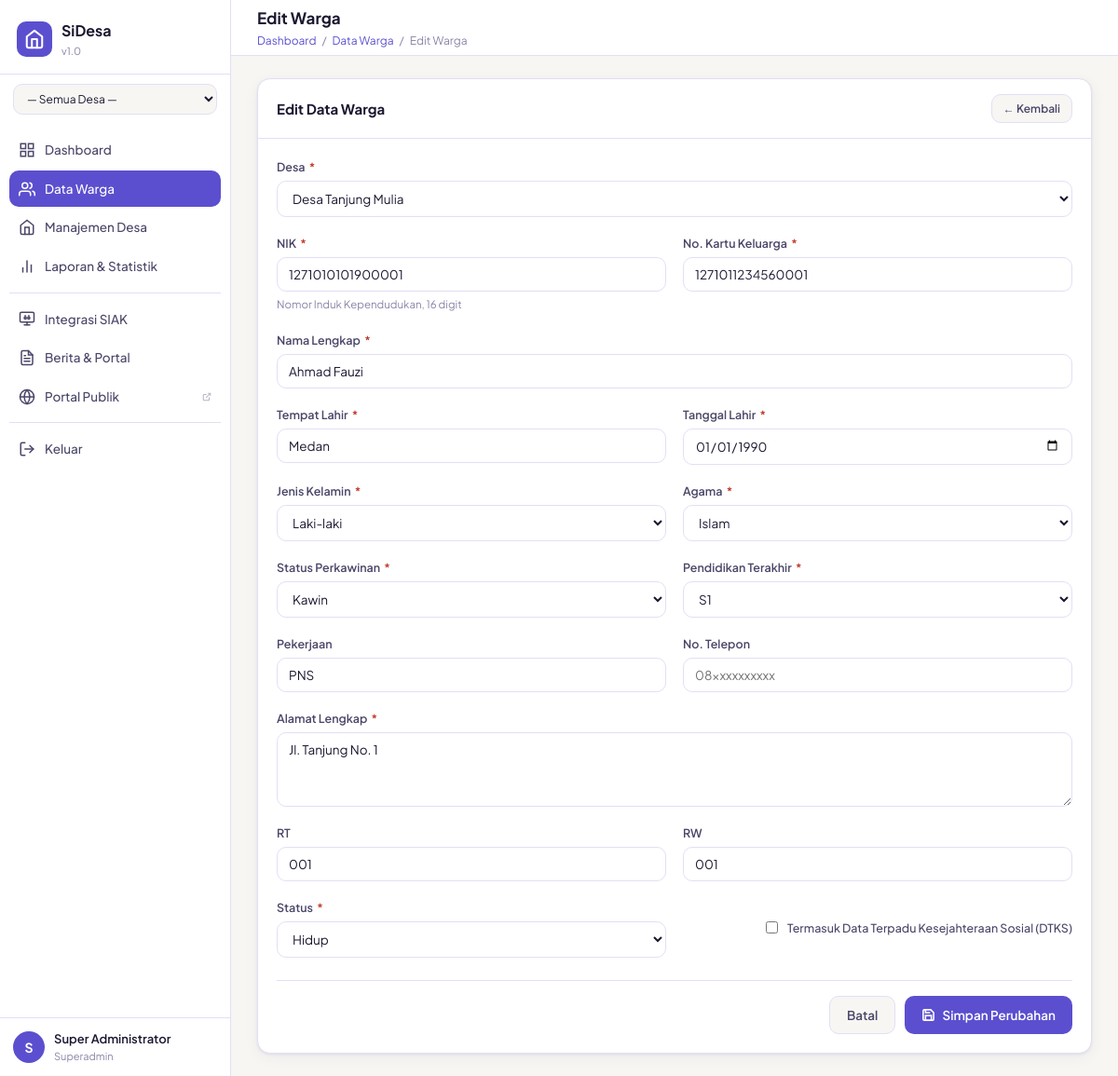
The page /modules/warga/form.php?id=1 (signed in) on the database its author committed.
### tables this page shows
CREATE TABLE IF NOT EXISTS warga (
    id              INT UNSIGNED AUTO_INCREMENT PRIMARY KEY,
    id_desa         INT UNSIGNED NOT NULL,
    nik             CHAR(16) NOT NULL UNIQUE COMMENT 'Nomor Induk Kependudukan 16 digit',
    no_kk           CHAR(16) NOT NULL COMMENT 'Nomor Kartu Keluarga',
    nama_lengkap    VARCHAR(150) NOT NULL,
    tempat_lahir    VARCHAR(100) NOT NULL,
    tanggal_lahir   DATE NOT NULL,
    jenis_kelamin   ENUM('L','P') NOT NULL COMMENT 'L=Laki-laki, P=Perempuan',
    agama           ENUM('Islam','Kristen Protestan','Kristen Katolik','Hindu','Budha','Konghucu','Lainnya') NOT NULL,
    status_kawin    ENUM('Belum Kawin','Kawin','Cerai Hidup','Cerai Mati') NOT NULL DEFAULT 'Belum Kawin',
    pendidikan      ENUM('Tidak/Belum Sekolah','SD/Sederajat','SMP/Sederajat','SMA/Sederajat','D1/D2/D3','S1','S2','S3') NOT NULL DEFAULT 'Tidak/Belum Sekolah',
    pekerjaan       VARCHAR(100),
    alamat          TEXT NOT NULL,
    rt              VARCHAR(5),
    rw              VARCHAR(5),
    no_telepon      VARCHAR(20),
    status_hidup    ENUM('Hidup','Meninggal','Pindah') NOT NULL DEFAULT 'Hidup',
    status_dtks     TINYINT(1) NOT NULL DEFAULT 0 COMMENT '1=termasuk Data Terpadu Kesejahteraan Sosial',
    foto            VARCHAR(255) COMMENT 'Path file foto KTP',
    created_at      TIMESTAMP NOT NULL DEFAULT CURRENT_TIMESTAMP,
    updated_at      TIMESTAMP NOT NULL DEFAULT CURRENT_TIMESTAMP ON UPDATE CURRENT_TIMESTAMP,
    FOREIGN KEY (id_desa) REFERENCES desa(id) ON DELETE RESTRICT ON UPDATE CASCADE,
    INDEX idx_desa (id_desa),
    INDEX idx_nik (nik),
    INDEX idx_kk (no_kk),
    INDEX idx_nama (nama_lengkap),
    INDEX idx_status (status_hidup)
);

CREATE TABLE IF NOT EXISTS desa (
    id              INT UNSIGNED AUTO_INCREMENT PRIMARY KEY,
    kode_desa       VARCHAR(20)  NOT NULL UNIQUE COMMENT 'Kode unik desa misal: DSA-001',
    nama_desa       VARCHAR(100) NOT NULL,
    kecamatan       VARCHAR(100) NOT NULL,
    kabupaten       VARCHAR(100) NOT NULL,
    provinsi        VARCHAR(100) NOT NULL DEFAULT 'Sumatera Utara',
    kode_pos        VARCHAR(10),
    kepala_desa     VARCHAR(100),
    luas_wilayah    DECIMAL(10,2) COMMENT 'Dalam hektar',
    latitude        DECIMAL(10,8),
    longitude       DECIMAL(11,8),
    deskripsi       TEXT,
    aktif           TINYINT(1) NOT NULL DEFAULT 1,
    created_at      TIMESTAMP NOT NULL DEFAULT CURRENT_TIMESTAMP,
    updated_at      TIMESTAMP NOT NULL DEFAULT CURRENT_TIMESTAMP ON UPDATE CURRENT_TIMESTAMP,
    INDEX idx_kecamatan (kecamatan),
    INDEX idx_aktif (aktif)
);

### includes/auth.php (called while the page is built, shortened)
<?php
require_once __DIR__ . '/config.php';
function isSuperadmin(): bool {
    return ($_SESSION['peran'] ?? '') === 'superadmin';
}

### includes/config.php (called while the page is built, shortened)
<?php
function getDB(): PDO {
    static $pdo = null;
    if ($pdo === null) {
        try {
            $dsn = sprintf('mysql:host=%s;dbname=%s;charset=%s', DB_HOST, DB_NAME, DB_CHARSET);
            $options = [
                PDO::ATTR_ERRMODE            => PDO::ERRMODE_EXCEPTION,
                PDO::ATTR_DEFAULT_FETCH_MODE => PDO::FETCH_ASSOC,
                PDO::ATTR_EMULATE_PREPARES   => false,
            ];
            $pdo = new PDO($dsn, DB_USER, DB_PASS, $options);
        } catch (PDOException $e) {
            die('<div style="font-family:sans-serif;padding:2rem;color:#c00">
                <h2>Koneksi Database Gagal</h2>
                <p>' . htmlspecialchars($e->getMessage()) . '</p>
                <p>Pastikan XAMPP berjalan dan database <strong>' . DB_NAME . '</strong> sudah diimpor.</p>
            </div>');
        }
    }
    return $pdo;
}
function e(string $s): string {
    return htmlspecialchars($s, ENT_QUOTES, 'UTF-8');
}

### modules/warga/form.php (the view, shortened to what this page needs)
<?php
require_once __DIR__ . '/../../includes/auth.php';
$db     = getDB();
$idDesa = getIdDesaAktif();
$id     = (int) ($_GET['id'] ?? 0);
$isEdit = $id > 0;
$warga = [];
if ($isEdit) {
    $stmt = $db->prepare("SELECT * FROM warga WHERE id = ?");
    $stmt->execute([$id]);
    $warga = $stmt->fetch();
}
if (isSuperadmin()) {
    $desas = $db->query("SELECT id, nama_desa FROM desa WHERE aktif=1 ORDER BY nama_desa")->fetchAll();
} else {
    $stmt2 = $db->prepare("SELECT id, nama_desa FROM desa WHERE id=?");
    $stmt2->execute([$idDesa]);
    $desas = $stmt2->fetchAll();
}
require_once __DIR__ . '/../../includes/header.php';
?>
<div class="card">
    <div class="card-header">
        <span class="card-title"><?= $isEdit ? 'Edit Data Warga' : 'Tambah Warga Baru' ?></span>
        <a href="index.php" class="btn btn-secondary btn-sm">← Kembali</a>
    </div>
    <div class="card-body">
        <form method="POST">
            <div class="form-grid mb-3">
                <div class="form-group full">
                    <label>Desa <span class="req">*</span></label>
                    <select name="id_desa" required <?= !isSuperadmin() ? 'disabled' : '' ?>>
                        <?php foreach ($desas as $d): ?>
                        <option value="<?= $d['id'] ?>" <?= (($_POST['id_desa'] ?? $warga['id_desa'] ?? $idDesa) == $d['id']) ? 'selected' : '' ?>><?= e($d['nama_desa']) ?></option>
                        <?php endforeach; ?>
                    </select>
                </div>
                <div class="form-group">
                    <label>NIK <span class="req">*</span></label>
                    <input type="text" name="nik" maxlength="16" oninput="validasiNIK(this)" value="<?= e($_POST['nik'] ?? $warga['nik'] ?? '') ?>" placeholder="16 digit" required>
                    <span class="form-hint">Nomor Induk Kependudukan, 16 digit</span>
                </div>
                <div class="form-group">
                    <label>No. Kartu Keluarga <span class="req">*</span></label>
                    <input type="text" name="no_kk" maxlength="16" oninput="validasiNIK(this)" value="<?= e($_POST['no_kk'] ?? $warga['no_kk'] ?? '') ?>" placeholder="16 digit" required>
                </div>
                <div class="form-group full">
                    <label>Nama Lengkap <span class="req">*</span></label>
                    <input type="text" name="nama_lengkap" value="<?= e($_POST['nama_lengkap'] ?? $warga['nama_lengkap'] ?? '') ?>" placeholder="Sesuai KTP" required>
                </div>
                <div class="form-group">
                    <label>Tempat Lahir <span class="req">*</span></label>
                    <input type="text" name="tempat_lahir" value="<?= e($_POST['tempat_lahir'] ?? $warga['tempat_lahir'] ?? '') ?>" required>
                </div>
                <div class="form-group">
                    <label>Tanggal Lahir <span class="req">*</span></label>
                    <input type="date" name="tanggal_lahir" value="<?= e($_POST['tanggal_lahir'] ?? $warga['tanggal_lahir'] ?? '') ?>" max="<?= date('Y-m-d') ?>" required>
                </div>
                <div class="form-group">
                    <label>Jenis Kelamin <span class="req">*</span></label>
                    <select name="jenis_kelamin" required>
                        <option value="L" <?= (($_POST['jenis_kelamin'] ?? $warga['jenis_kelamin'] ?? '') === 'L') ? 'selected' : '' ?>>Laki-laki</option>
                    </select>
                </div>
                <div class="form-group">
                    <label>Agama <span class="req">*</span></label>
                    <select name="agama" required>
                        <?php foreach (['Islam','Kristen Protestan','Kristen Katolik','Hindu','Budha','Konghucu','Lainnya'] as $ag): ?>
                        <option value="<?= $ag ?>" <?= (($_POST['agama'] ?? $warga['agama'] ?? '') === $ag) ? 'selected' : '' ?>><?= $ag ?></option>
                        <?php endforeach; ?>
                    </select>
                </div>
                <div class="form-group">
                    <label>Status Perkawinan <span class="req">*</span></label>
                    <select name="status_kawin" required>
                        <?php foreach (['Belum Kawin','Kawin','Cerai Hidup','Cerai Mati'] as $sk): ?>
                        <option value="<?= $sk ?>" <?= (($_POST['status_kawin'] ?? $warga['status_kawin'] ?? 'Belum Kawin') === $sk) ? 'selected' : '' ?>><?= $sk ?></option>
                        <?php endforeach; ?>
                    </select>
                </div>
                <div class="form-group">
                    <label>Pendidikan Terakhir <span class="req">*</span></label>
                    <select name="pendidikan" required>
                        <?php foreach (['Tidak/Belum Sekolah','SD/Sederajat','SMP/Sederajat','SMA/Sederajat','D1/D2/D3','S1','S2','S3'] as $pend): ?>
                        <option value="<?= $pend ?>" <?= (($_POST['pendidikan'] ?? $warga['pendidikan'] ?? '') === $pend) ? 'selected' : '' ?>><?= $pend ?></option>
                        <?php endforeach; ?>
                    </select>
                </div>
                <div class="form-group">
                    <label>Pekerjaan</label>
                    <input type="text" name="pekerjaan" value="<?= e($_POST['pekerjaan'] ?? $warga['pekerjaan'] ?? '') ?>">
                </div>
                <div class="form-group">
                    <label>No. Telepon</label>
                    <input type="tel" name="no_telepon" value="<?= e($_POST['no_telepon'] ?? $warga['no_telepon'] ?? '') ?>" placeholder="08xxxxxxxxxx">
                </div>
                <div class="form-group full">
                    <label>Alamat Lengkap <span class="req">*</span></label>
                    <textarea name="alamat" required><?= e($_POST['alamat'] ?? $warga['alamat'] ?? '') ?></textarea>
                </div>
                <div class="form-group">
                    <label>RT</label>
                    <input type="text" name="rt" maxlength="5" value="<?= e($_POST['rt'] ?? $warga['rt'] ?? '') ?>" placeholder="001">
                </div>
                <div class="form-group">
                    <label>RW</label>
                    <input type="text" name="rw" maxlength="5" value="<?= e($_POST['rw'] ?? $warga['rw'] ?? '') ?>" placeholder="001">
                </div>
                <div class="form-group">
                    <label>Status <span class="req">*</span></label>
                    <select name="status_hidup" required>
                        <?php foreach (['Hidup','Meninggal','Pindah'] as $sh): ?>
                        <option value="<?= $sh ?>" <?= (($_POST['status_hidup'] ?? $warga['status_hidup'] ?? 'Hidup') === $sh) ? 'selected' : '' ?>><?= $sh ?></option>
                        <?php endforeach; ?>
                    </select>
                </div>
                <div class="form-group" style="justify-content:flex-end;flex-direction:row;align-items:center;gap:10px">
                    <input type="checkbox" name="status_dtks" id="dtks" value="1" <?= (($_POST['status_dtks'] ?? $warga['status_dtks'] ?? 0) ? 'checked' : '') ?> style="width:auto">
                    <label for="dtks" style="cursor:pointer;font-weight:500">Termasuk Data Terpadu Kesejahteraan Sosial (DTKS)</label>
                </div>
            </div>
            <div style="display:flex;gap:10px;justify-content:flex-end;padding-top:16px;border-top:1px solid var(--border)">
                <a href="index.php" class="btn btn-secondary">Batal</a>
                <button type="submit" class="btn btn-primary">
                    <svg width="15" height="15" viewBox="0 0 24 24" fill="none" stroke="currentColor" stroke-width="2.5"><path d="M19 21H5a2 2 0 01-2-2V5a2 2 0 012-2h11l5 5v11a2 2 0 01-2 2z"/><polyline points="17 21 17 13 7 13 7 21"/><polyline points="7 3 7 8 15 8"/></svg>
                    <?= $isEdit ? 'Simpan Perubahan' : 'Simpan Warga' ?>
                </button>
            </div>
        </form>
    </div>
</div>
<?php require_once __DIR__ . '/../../includes/footer.php'; ?>

### assets/css/style.css (style rules this page uses)
:root { --bg: #F7F6F3; --surface: #FFFFFF; --surface-2: #F1EFF9; --border: #E2DFF5; --border-soft: #EDE9FF; --text-1: #1A1830; --text-2: #4A4769; --text-3: #8884A8; --brand: #5B4FCF; --brand-dark: #3D35A8; --brand-light: #EDE9FF; --brand-glow: rgba(91,79,207,0.12); --teal: #0D9B8A; --teal-light: #E0F5F2; --amber: #C4731A; --amber-light: #FEF3E2; --red: #C0392B; --red-light: #FDECEA; --green: #1A7A4A; --green-light: #E3F5EC; --sidebar-w: 248px; --radius: 10px; --radius-lg: 14px; --shadow: 0 1px 3px rgba(30,20,80,0.08), 0 4px 16px rgba(30,20,80,0.05); --shadow-md: 0 4px 12px rgba(30,20,80,0.12), 0 1px 3px rgba(30,20,80,0.08); }
*, *::before, *::after { box-sizing: border-box; margin: 0; padding: 0; }
body { font-family: 'Plus Jakarta Sans', sans-serif; background: var(--bg); color: var(--text-1); font-size: 14px; line-height: 1.6; display: flex; min-height: 100vh; }
.card { background: var(--surface); border: 1px solid var(--border); border-radius: var(--radius-lg); box-shadow: var(--shadow); }
.card-header { padding: 16px 20px; border-bottom: 1px solid var(--border); display: flex; align-items: center; justify-content: space-between; gap: 12px; }
.card-title { font-size: 15px; font-weight: 700; color: var(--text-1); }
.card-body { padding: 20px; }
.form-grid { display: grid; grid-template-columns: 1fr 1fr; gap: 18px; }
.form-group { display: flex; flex-direction: column; gap: 5px; }
.form-group.full { grid-column: 1 / -1; }
label { font-size: 12.5px; font-weight: 600; color: var(--text-2); }
label .req { color: var(--red); margin-left: 2px; }
input[type=text], input[type=date], input[type=email], input[type=tel], input[type=number], select, textarea { padding: 9px 12px; border: 1px solid var(--border); border-radius: var(--radius); font-family: inherit; font-size: 13.5px; color: var(--text-1); background: var(--surface); transition: border-color 0.15s, box-shadow 0.15s; width: 100%; }
textarea { resize: vertical; min-height: 80px; }
.form-hint { font-size: 11.5px; color: var(--text-3); }
.btn { display: inline-flex; align-items: center; justify-content: center; gap: 7px; padding: 9px 18px; border-radius: var(--radius); font-family: inherit; font-size: 13.5px; font-weight: 600; cursor: pointer; transition: background 0.15s, box-shadow 0.15s, transform 0.1s; border: none; text-decoration: none; white-space: nowrap; }
.btn-primary { background: var(--brand); color: #fff; }
.btn-secondary { background: var(--bg); color: var(--text-2); border: 1px solid var(--border); }
.btn-sm { padding: 5px 12px; font-size: 12px; }
.mb-3 { margin-bottom: 24px; }

### rows shown on the page
warga: id_desa "Desa Tanjung Mulia", nik "1271010101900001", no_kk "1271011234560001", nama_lengkap "Ahmad Fauzi", tempat_lahir "Medan", tanggal_lahir "01/01/1990", jenis_kelamin "Laki-laki", agama "Islam", status_kawin "Kawin", pendidikan "S1", pekerjaan "PNS", alamat "Jl. Tanjung No. 1", rt "001", rw "001", status_hidup "Hidup"

### other values the page prints
substr($_SESSION['nama_lengkap'] ?? 'U', 0, 1) "S"
$_SESSION['nama_lengkap'] "Super Administrator"
str_replace('_', ' ', $_SESSION['peran'] ?? '') "Superadmin"
$pageTitle "Edit Warga"
$label "Dashboard"
$label "Data Warga"
$label "Edit Warga"
